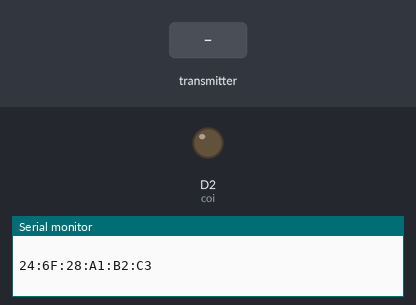
A sketch run on a simulated ESP8266 (NodeMCU). Parts: output pins drawn as LEDs (lit = HIGH), the last lines printed to the serial monitor. Inputs (shaded band) come from the test bench.

Above: at 1.2 s.
1.3 s: the transmitter starts sending mappedValue = 64
At 2.2 s:
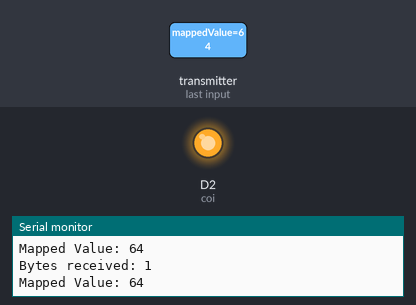
2.8 s: the transmitter starts sending mappedValue = 0
At 3.4 s:
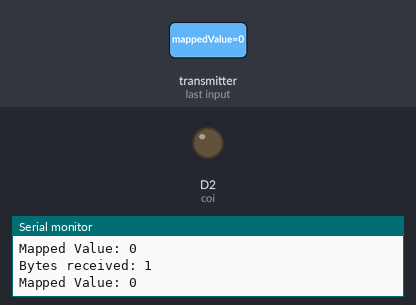
4.3 s: the transmitter starts sending mappedValue = 128
At 5.7 s:
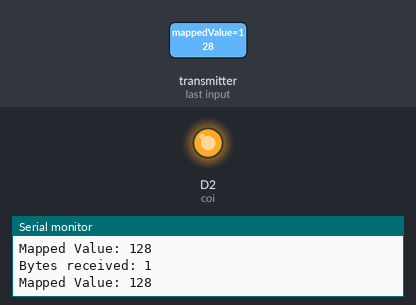
Timing chart, 0 to 7.3 s (numbered marks = the images above; inputs shaded):
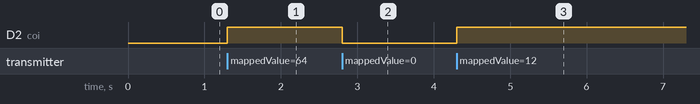

The sketch:

BO_THU.ino
```cpp
#include <ESP8266WiFi.h>
#include <espnow.h>

// Cấu trúc dữ liệu nhận
typedef struct struct_message {
  uint8_t mappedValue;
} struct_message;

// Tạo một biến kiểu struct_message
struct_message incomingData;

uint8_t tt;
long times;
// Chân điều khiển servo
#define coi D2

// Hàm xử lý dữ liệu nhận được
void OnDataRecv(uint8_t *mac, uint8_t *data, uint8_t len) {
  if (len == sizeof(incomingData)) { // Kiểm tra kích thước dữ liệu nhận được
    memcpy(&incomingData, data, sizeof(incomingData));
    Serial.print("Bytes received: ");
    Serial.println(len);
    Serial.print("Mapped Value: ");
    Serial.println(incomingData.mappedValue);

    // Điều khiển servo theo giá trị nhận được
  tt = incomingData.mappedValue;
  if(tt){
  digitalWrite(coi, HIGH);
  }
  else digitalWrite(coi, LOW);

  } else {
    Serial.println("Received data size mismatch");
  }
}

void setup() {
  // Khởi tạo Serial Monitor
  Serial.begin(115200);
  pinMode(coi, OUTPUT);
  digitalWrite(coi, LOW);
  // Khởi động WiFi
  WiFi.mode(WIFI_STA);
  WiFi.disconnect();
  uint8_t customMAC[6] = {0x98, 0xF4, 0xAB, 0xD6, 0x33, 0x19}; // Địa chỉ MAC tùy chỉnh
  wifi_set_macaddr(STATION_IF, customMAC);
  Serial.println(" ");

  Serial.println(WiFi.macAddress()); // In ra Serial Monitor địa chỉ MAC của ESP8266
  // Khởi tạo ESP-NOW
  if (esp_now_init() != 0) {
    Serial.println("Error initializing ESP-NOW");
    return;
  }

  // Đăng ký callback khi nhận được dữ liệu
  esp_now_set_self_role(ESP_NOW_ROLE_SLAVE);
  esp_now_register_recv_cb(OnDataRecv);

}

void loop() {

}
```

Measured:
- after the input at 1.3 s, D2 (coi): LOW → HIGH at once
- after the input at 2.8 s, D2 (coi): HIGH → LOW at once
- after the input at 4.3 s, D2 (coi): LOW → HIGH at once
